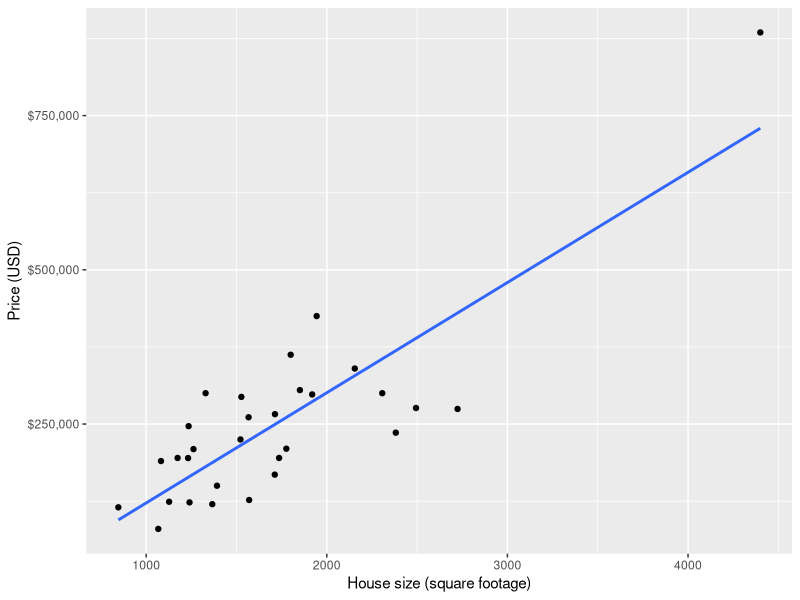
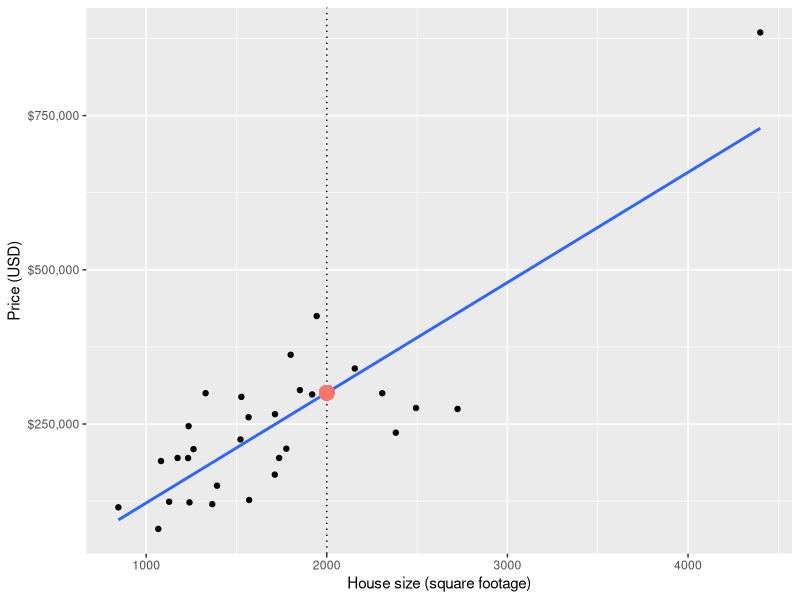

Reproduce these figures in R, in order.
## ---- chunk 1
library(tidyverse)
library(scales)
library(caret)
library(gridExtra)

data(Sacramento)
set.seed(2019)
small_sacramento <- sample_n(Sacramento, size = 30)

small_plot <- ggplot(small_sacramento, aes(x = sqft, y = price)) +
  geom_point() +
  xlab("House size (square footage)") +
  ylab("Price (USD)") +
  scale_y_continuous(labels=dollar_format()) +
  geom_smooth(method = "lm", se = FALSE) 
small_plot
## ---- chunk 2
small_model <- lm(price ~ sqft, data = small_sacramento)
prediction <- predict(small_model, data.frame(sqft = 2000))

small_plot + 
  geom_vline(xintercept = 2000, linetype = "dotted") +
  geom_point(aes(x = 2000, y = prediction[[1]], color = "red", size = 2.5)) +
  theme(legend.position="none")

print(prediction[[1]])
## ---- chunk 3


